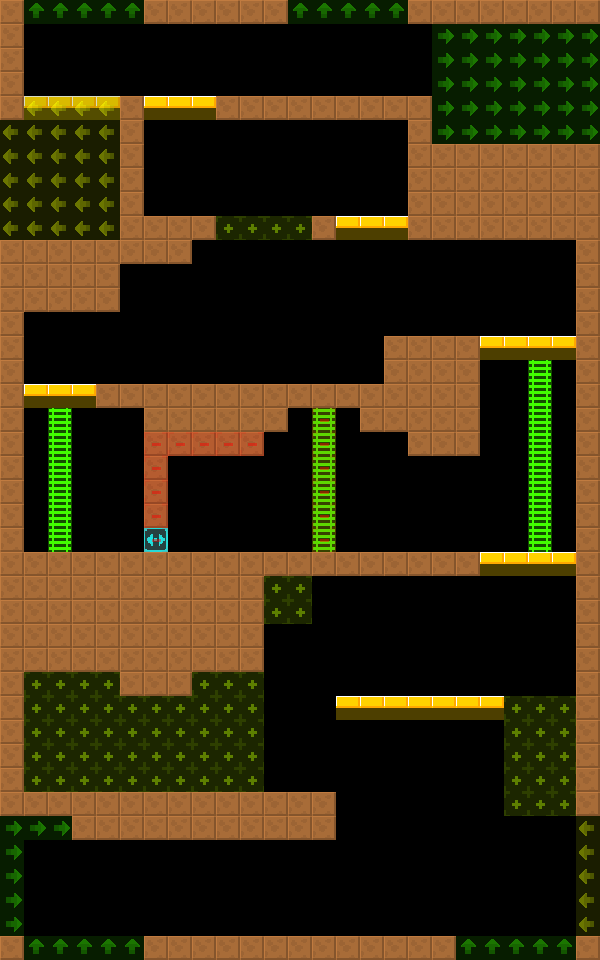

This is a level from a 2D game, rendered from its Tiled map with the project's own tilesets. A one-line summary and the map file follow, with tile-layer data summarised:
An orthogonal 25x40 tile map with 24x24 px tiles, 2 tile layers (col, lnk), 2 tilesets and 5 objects (3x Door, BreakableGround, FakeBlackWall).

<map version="1.4" tiledversion="1.4.2" orientation="orthogonal" renderorder="right-down" width="25" height="40" tilewidth="24" tileheight="24" infinite="0" nextlayerid="4" nextobjectid="8">
 <tileset firstgid="6" source="../../lnk.tsx" />
 <tileset firstgid="1" source="../../col.tsx" />
 <layer id="1" name="col" width="25" height="40">
  <data>[1000 cells, 330 non-empty, 4 distinct tile ids]</data>
 </layer>
 <layer id="2" name="lnk" width="25" height="40" opacity="0.5">
  <data>[1000 cells, 181 non-empty, 5 distinct tile ids]</data>
 </layer>
 <objectgroup id="3" name="markers" opacity="0.5">
  <object id="1" name="BreakableGround" type="BreakableGround" x="216" y="216" width="96" height="24">
   <properties>
    <property name="yr" value="0" />
    <property name="xr" value="0" />
   </properties>
  </object>
  <object id="2" name="Door" type="Door" x="96" y="360" width="24" height="24">
   <properties>
    <property name="yr" value="0" />
    <property name="xr" value="0" />
   </properties>
  </object>
  <object id="3" name="FakeBlackWall" type="FakeBlackWall" x="144" y="528" width="24" height="24">
   <properties>
    <property name="yr" value="0" />
    <property name="xr" value="0" />
   </properties>
  </object>
  <object id="4" name="Door" type="Door" x="408" y="528" width="24" height="24">
   <properties>
    <property name="yr" value="0" />
    <property name="xr" value="0" />
   </properties>
  </object>
  <object id="5" name="Door" type="Door" x="312" y="912" width="24" height="24">
   <properties>
    <property name="yr" value="0" />
    <property name="xr" value="0" />
   </properties>
  </object>
 </objectgroup>
</map>
